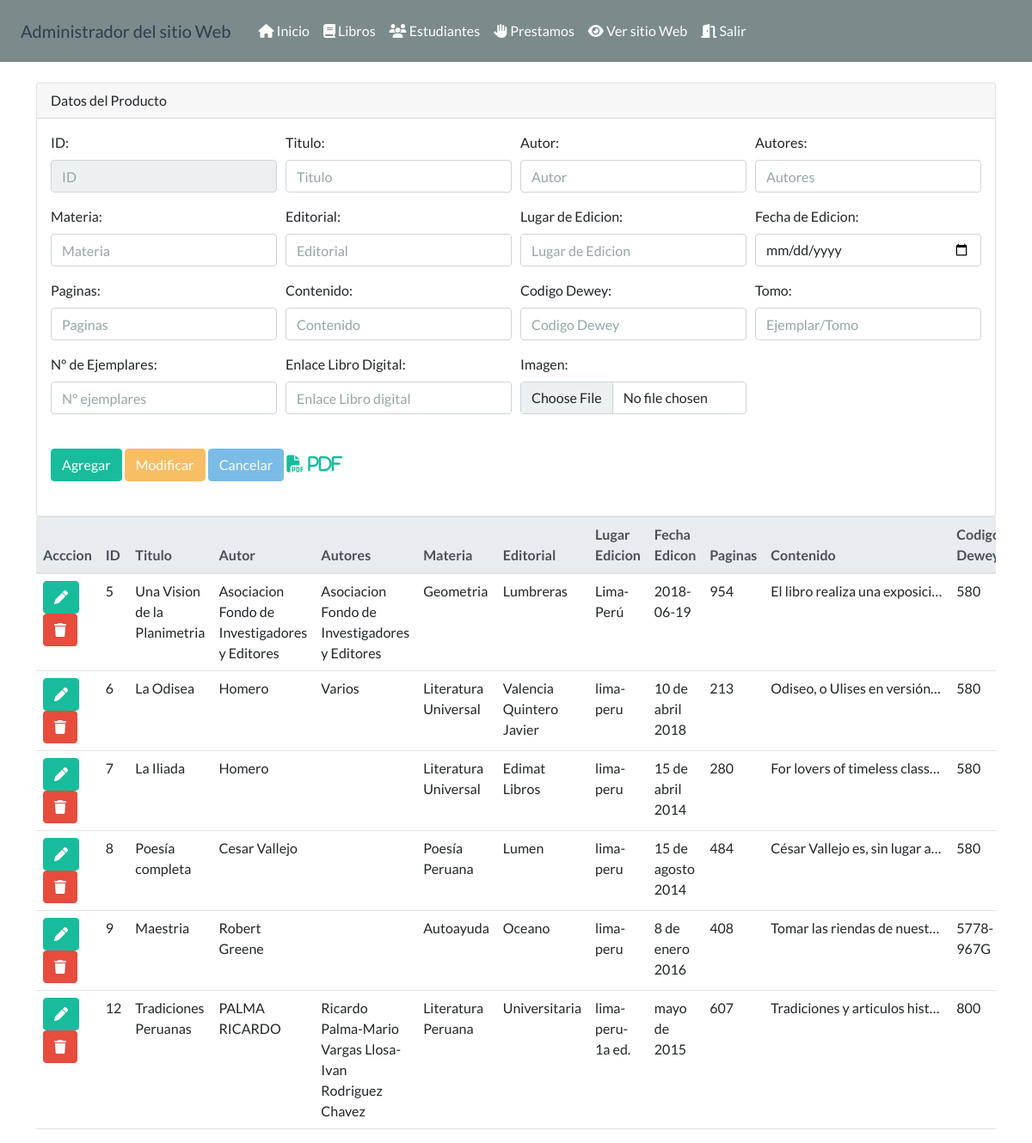
Screenshot of /administrador/seccion/productos.php (signed in) with the database file from the repository.
### tables this page shows
CREATE TABLE `libros` (
  `IDLibro` int(11) NOT NULL,
  `Titulo` varchar(255) NOT NULL,
  `Autor` varchar(255) NOT NULL,
  `Autores` varchar(255) NOT NULL,
  `Materia` varchar(255) NOT NULL,
  `Editorial` varchar(255) NOT NULL,
  `LugarEdicion` varchar(255) NOT NULL,
  `FechaEdicion` varchar(25) NOT NULL,
  `Paginas` varchar(1000) NOT NULL,
  `Contenido` text NOT NULL,
  `CodigoDewey` varchar(50) NOT NULL,
  `Tomo` varchar(1000) NOT NULL,
  `NumEjemplares` varchar(255) NOT NULL,
  `Enlace` text NOT NULL,
  `Imagen` varchar(1000) NOT NULL
);

### administrador/seccion/productos.php (the view, shortened to what this page needs)
<?php include('../template/cabecera.php');?>
<?php
    $txtID=(isset($_POST['txtID']))?$_POST['txtID']:"";
    $txtTitulo=(isset($_POST['txtTitulo']))?$_POST['txtTitulo']:"";
    $txtAutor=(isset($_POST['txtAutor']))?$_POST['txtAutor']:"";
    $txtAutores=(isset($_POST['txtAutores']))?$_POST['txtAutores']:"";
    $txtMateria=(isset($_POST['txtMateria']))?$_POST['txtMateria']:"";
    $txtEditorial=(isset($_POST['txtEditorial']))?$_POST['txtEditorial']:"";
    $txtLugarEdicion=(isset($_POST['txtLugarEdicion']))?$_POST['txtLugarEdicion']:"";
    $txtFechaEdicion=(isset($_POST['txtFechaEdicion']))?$_POST['txtFechaEdicion']:"";
    $txtPaginas=(isset($_POST['txtPaginas']))?$_POST['txtPaginas']:"";
    $txtContenido=(isset($_POST['txtContenido']))?$_POST['txtContenido']:"";
    $txtDewey=(isset($_POST['txtDewey']))?$_POST['txtDewey']:"";
    $txtTomo=(isset($_POST['txtTomo']))?$_POST['txtTomo']:"";
    $txtNumEjemplares=(isset($_POST['txtNumEjemplares']))?$_POST['txtNumEjemplares']:"";
    $txtEnlace=(isset($_POST['txtEnlace']))?$_POST['txtEnlace']:"";
    $accion=(isset($_POST['accion']))?$_POST['accion']:"";
    include('../config/bd.php');
    $sentenciaSQL = $conexion->prepare("SELECT * FROM libros");
    $sentenciaSQL->execute();
    $listaProductos = $sentenciaSQL->fetchAll(PDO::FETCH_ASSOC);
?>
<div class="">
    <div class="card">
        <div class="card-header">
            Datos del Producto
        </div>
        <div class="card-body">
            <form class="form-row" method="POST" action="productos.php" enctype="multipart/form-data">
                <div class = "form-group col-md-3">
                    <label for="txtID">ID:</label>
                    <input type="text" class="form-control" required readonly value="<?php echo$txtID;?>" name="txtID" id="txtID" placeholder="ID">
                </div>
                <div class = "form-group col-md-3">
                    <label for="txtTitulo">Titulo:</label>
                    <input type="text" class="form-control"  value="<?php echo$txtTitulo;?>" name="txtTitulo" id="txtTitulo" placeholder="Titulo">
                </div>
                <div class = "form-group col-md-3">
                    <label for="txtAutor">Autor:</label>
                    <input type="text" class="form-control"  value="<?php echo$txtAutor; ?>" name="txtAutor" id="txtAutor" placeholder="Autor">
                </div>
                <div class = "form-group col-md-3">
                    <label for="txtAutores">Autores:</label>
                    <input type="text" class="form-control"  value="<?php echo$txtAutores;?>" name="txtAutores" id="txtAutores" placeholder="Autores">
                </div>
                <div class = "form-group col-md-3">
                    <label for="txtMateria">Materia:</label>
                    <input type="text" class="form-control" value="<?php echo$txtMateria;?>" name="txtMateria" id="txtMateria" placeholder="Materia">
                </div>
                <div class = "form-group col-md-3">
                    <label for="txtEditorial">Editorial:</label>
                    <input type="text" class="form-control" value="<?php echo$txtEditorial;?>" name="txtEditorial" id="txtEditorial" placeholder="Editorial">
                </div>
                <div class = "form-group col-md-3">
                    <label for="txtLugarEdicion">Lugar de Edicion:</label>
                    <input type="text" class="form-control" value="<?php echo$txtLugarEdicion;?>" name="txtLugarEdicion" id="txtLugarEdicion" placeholder="Lugar de Edicion">
                </div>
                <div class = "form-group col-md-3">
                    <label for="txtFechaEdicion">Fecha de Edicion:</label>
                    <input type="date" class="form-control" value="<?php echo$txtFechaEdicion;?>" name="txtFechaEdicion" id="txtFechaEdicion" placeholder="Fecha de Edicion">
                </div>
                <div class = "form-group col-md-3">
                    <label for="txtPaginas">Paginas:</label>
                    <input type="text" class="form-control" value="<?php echo$txtPaginas;?>" name="txtPaginas" id="txtPaginas" placeholder="Paginas">
                </div>
                <div class = "form-group col-md-3">
                    <label for="txtContenido">Contenido:</label>
                    <input type="text" class="form-control" value="<?php echo$txtContenido;?>" name="txtContenido" id="txtContenido" placeholder="Contenido">
                </div>
                <div class = "form-group col-md-3">
                    <label for="txtDewey">Codigo Dewey:</label>
                    <input type="text" class="form-control" value="<?php echo$txtDewey;?>" name="txtDewey" id="txtDewey" placeholder="Codigo Dewey">
                </div>
                <div class = "form-group col-md-3">
                    <label for="txtTomo">Tomo:</label>
                    <input type="text" class="form-control" value="<?php echo$txtTomo;?>" name="txtTomo" id="txtTomo" placeholder="Ejemplar/Tomo">
                </div>
                <div class = "form-group col-md-3">
                    <label for="txtNumEjemplares">N° de Ejemplares:</label>
                    <input type="text" class="form-control" value="<?php echo$txtNumEjemplares;?>" name="txtNumEjemplares" id="txtNumEjemplares" placeholder="N° ejemplares">
                </div>
                <div class = "form-group col-md-3">
                    <label for="txtEnlace">Enlace Libro Digital:</label>
                    <input type="text" class="form-control" value="<?php echo$txtEnlace;?>" name="txtEnlace" id="txtEnlace" placeholder="Enlace Libro digital">
                </div>
                <div class = "form-group col-md-3">
                    <label for="txtImagen">Imagen:</label>
                    <br>
                    <input type="file"  class="form-control" name="txtImagen" id="txtID" placeholder="Imagen">
                </div>
                <div class="col-md-5 my-4" >
                    <button name="accion" value="Insertar"   <?php echo ($accion=="Seleccionar")?"disabled":""?> class="btn btn-success " type="submit">Agregar</button>
                    <button name="accion" value="Modificar" <?php echo ($accion!="Seleccionar")?"disabled":""?> class="btn btn-warning " type="submit">Modificar</button>
                    <button name="accion" value="Cancelar"  <?php echo ($accion!="Seleccionar")?"disabled":""?> class="btn btn-info" type="submit">Cancelar</button>
                    <a href="../reportes/reportes.php" target="_blank"><i class="fa fa-file-pdf fa-lg"> PDF</i></a>
                </div>
            </form>
        </div>
    </div>
</div>
<div class="table-responsive col-md-12">
    <table class="table table-hover table-responsive w-auto" id="tabla">
        <thead class="thead-light">
            <tr>
                <th>Acccion</th>
                <th>ID</th>
                <th>Titulo</th>
                <th>Autor</th>
                <th>Autores</th>
                <th>Materia</th>
                <th>Editorial</th>
                <th>Lugar Edicion</th>
                <th>Fecha Edicon</th>
                <th>Paginas</th>
                <th>Contenido</th>
                <th>Codigo Dewey</th>
            </tr>
        </thead>
        <tbody>
            <?php foreach($listaProductos as $libros){?>
            <tr>
            <td>
                    <form method="post">
                        <button type="submit" name="accion" value="Seleccionar" class="btn btn-success"><i class="fa fa-pen"></i></button>
                        <button type="submit" name="accion" value="Borrar" class="btn btn-danger"><i class="fa fa-trash"></i></button>
                    </form>
            </td>
                <td><?php echo $libros['IDLibro'];?></td>
                <td><?php echo $libros['Titulo'];?></td>
                <td><?php echo $libros['Autor'];?></td>
                <td><?php echo $libros['Autores'];?></td>
                <td><?php echo $libros['Materia'];?></td>
                <td><?php echo $libros['Editorial'];?></td>
                <td><?php echo $libros['LugarEdicion'];?></td>
                <td><?php echo $libros['FechaEdicion'];?></td>
                <td><?php echo $libros['Paginas'];?></td>
                <td><div class="contenido"><?php echo $libros['Contenido'];?></div></td>
                <td><?php echo $libros['CodigoDewey'];?></td>
            </tr>
            <?php } ?>
        </tbody>
    </table>
</div>
<?php include('../template/pie.php');?>

### administrador/seccion/productos.php (style rules this page uses)
.contenido { width: 200px; white-space: nowrap; overflow: hidden; text-overflow: ellipsis; }

### rows the page displays
libros: IDLibro "5", Titulo "Una Vision de la Planimetria", Autor "Asociacion Fondo de Investigadores y Editores", Autores "Asociacion Fondo de Investigadores y Editores", Materia "Geometria", Editorial "Lumbreras", LugarEdicion "Lima-Perú", FechaEdicion "2018-06-19", Paginas "954", Contenido "El libro realiza una exposici…", CodigoDewey "580"
libros: IDLibro "6", Titulo "La Odisea", Autor "Homero", Autores "Varios", Materia "Literatura Universal", Editorial "Valencia Quintero Javier", LugarEdicion "lima-peru", FechaEdicion "10 de abril 2018", Paginas "213", Contenido "Odiseo, o Ulises en versión…", CodigoDewey "580"
libros: IDLibro "7", Titulo "La Iliada", Autor "Homero", Materia "Literatura Universal", Editorial "Edimat Libros", LugarEdicion "lima-peru", FechaEdicion "15 de abril 2014", Paginas "280", Contenido "For lovers of timeless class…", CodigoDewey "580"
libros: IDLibro "8", Titulo "Poesía completa", Autor "Cesar Vallejo", Materia "Poesía Peruana", Editorial "Lumen", LugarEdicion "lima-peru", FechaEdicion "15 de agosto 2014", Paginas "484", Contenido "César Vallejo es, sin lugar a…", CodigoDewey "580"
libros: IDLibro "9", Titulo "Maestria", Autor "Robert Greene", Materia "Autoayuda", Editorial "Oceano", LugarEdicion "lima-peru", FechaEdicion "8 de enero 2016", Paginas "408", Contenido "Tomar las riendas de nuest…", CodigoDewey "5778-967G"
libros: IDLibro "12", Titulo "Tradiciones Peruanas", Autor "PALMA RICARDO", Autores "Ricardo Palma-Mario Vargas Llosa-Ivan Rodriguez Chavez", Materia "Literatura Peruana", Editorial "Universitaria", LugarEdicion "lima-peru-1a ed.", FechaEdicion "mayo de 2015", Paginas "607", Contenido "Tradiciones y articulos hist…", CodigoDewey "800"
